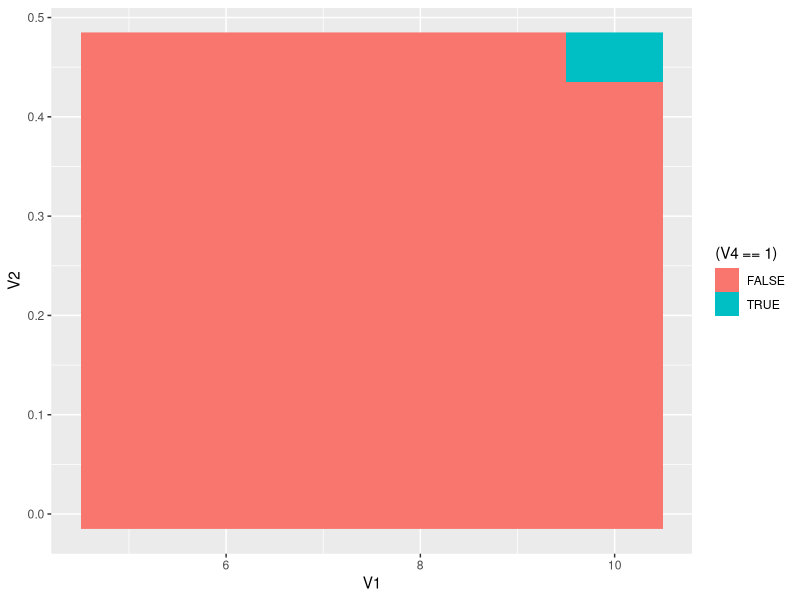

This chart was generated by the following R code:
set.seed(1)
library(tidyverse)
library(reshape2)
nCr <- function(n,r) factorial(n)/(factorial(r)*factorial(n-r))
binom<-function(success,flips,prob) nCr(flips,success)*prob^success*(1-prob)^(flips-success)
possibilities <- function(n) distinct(as.data.frame(t(combn(rep(c(F,T),n),n,NULL,T))))
likelihood <- function(x, n,prob=0.5) prob^x*(1-prob)^(n-x)
splitter <- function(values, N){
  inds = c(0, sapply(1:N, function(i) which.min(abs(cumsum(as.numeric(values)) - sum(as.numeric(values))/N*i))))
  dif = diff(inds)
  re = rep(1:length(dif), times = dif)
  return(split(values, re))
}

people<-21
mintosses <- ceiling(log2(people))
maxtosses<-10
result<-NULL

for (i in mintosses:maxtosses){
  for (j in seq(0.01,0.5,0.05)){
    a <- possibilities(i)
    a <- cbind(a,sum=apply(a,1,sum))
    a <- cbind(a, chance=sapply(a$sum,likelihood,n=i,prob=j))
    split<-splitter(a$chance,people)
    result<-rbind(result,c(i,j,sum(abs(sapply(split, sum)-1/people)),all(abs(sapply(split, sum)-1/people)<0.001)))
  }
}

result<-as.data.frame(result)
ggplot(result, aes(x=V1, y=V2, fill=(V4==1)))+geom_raster(interpolate=F)
head(result[result$V4==1,],1)
a <- possibilities(10)
a <- cbind(a,sum=apply(a,1,sum))
a <- cbind(a, chance=sapply(a$sum,likelihood,n=10,prob=.46))
split<-splitter(a$chance,people)
sapply(split, sum)
